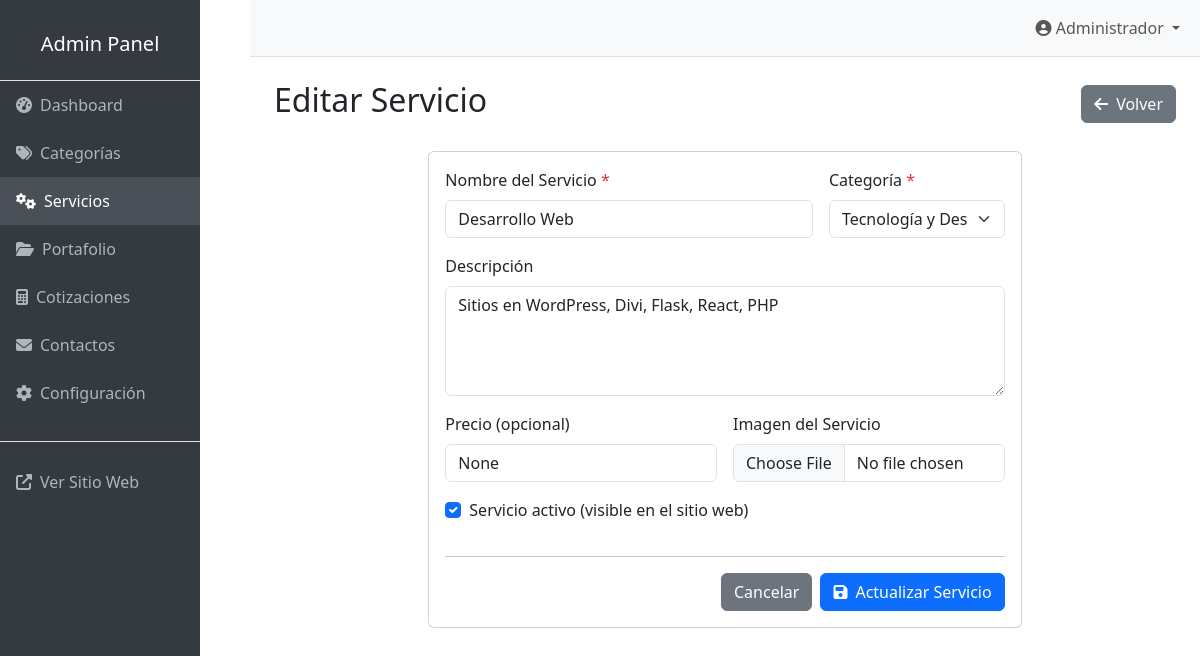
/admin/servicios/1/editar, run on the app's committed database.
### models.py (models this page shows, shortened)
class Service(db.Model):
    __tablename__ = 'services'
    id = db.Column(db.Integer, primary_key=True)
    id_categoria = db.Column(db.Integer, db.ForeignKey('categories.id'), nullable=False)
    nombre = db.Column(db.String(100), nullable=False)
    descripcion = db.Column(db.Text)
    precio = db.Column(db.String(50))
    imagen = db.Column(db.String(200))
    activo = db.Column(db.Boolean, default=True)
    created_at = db.Column(db.DateTime, default=datetime.utcnow)

### admin.py (the view, shortened to what this page needs)
@admin_bp.route('/servicios/<int:servicio_id>/editar', methods=['GET', 'POST'])
def editar_servicio(servicio_id):
    servicio = Service.query.get_or_404(servicio_id)
    categories = Category.query.all()
    return render_template('admin/servicio_form.html', servicio=servicio, categories=categories)

### app.py (called while the page is built)
def get_site_setting(key, default=''):
    setting = SiteSettings.query.filter_by(key=key).first()
    return setting.value if setting else default

def get_categories_with_services():
    categories = Category.query.all()
    categories_with_services = []
    for category in categories:
        services = Service.query.filter_by(id_categoria=category.id, activo=True).all()
        categories_with_services.append({
            'category': category,
            'services': services
        })
    return categories_with_services

@app.context_processor
def inject_site_data():
    return {
        'site_title': get_site_setting('site_title', 'Araiza Inc'),
        'company_name': get_site_setting('company_name', 'Araiza Inc'),
        'company_email': get_site_setting('company_email'),
        'company_phone': get_site_setting('company_phone'),
        'company_address': get_site_setting('company_address'),
        'facebook_url': get_site_setting('facebook_url'),
        'twitter_url': get_site_setting('twitter_url'),
        'linkedin_url': get_site_setting('linkedin_url'),
        'instagram_url': get_site_setting('instagram_url'),
        'logo_url': get_site_setting('logo_url'),
        'categories_menu': get_categories_with_services()
    }

### templates/admin/servicio_form.html (shortened to what this page needs)
{% extends "admin/base.html" %}
{% block content %}
<div class="d-flex justify-content-between align-items-center mb-4">
    <h2>{{ 'Editar Servicio' if servicio else 'Nuevo Servicio' }}</h2>
    <a href="{{ url_for('admin.servicios') }}" class="btn btn-secondary">
        <i class="fas fa-arrow-left me-2"></i>Volver
    </a>
</div>
<div class="row justify-content-center">
    <div class="col-lg-8">
        <div class="card">
            <div class="card-body">
                <form method="POST" enctype="multipart/form-data">
                    <div class="row g-3">
                        <div class="col-md-8">
                            <label for="nombre" class="form-label">Nombre del Servicio <span class="text-danger">*</span></label>
                            <input type="text" class="form-control" id="nombre" name="nombre"
                                   value="{{ servicio.nombre if servicio }}" required>
                        </div>
                        <div class="col-md-4">
                            <label for="id_categoria" class="form-label">Categoría <span class="text-danger">*</span></label>
                            <select class="form-select" id="id_categoria" name="id_categoria" required>
                                {% for category in categories %}
                                <option value="{{ category.id }}"
                                        {{ 'selected' if servicio and servicio.id_categoria == category.id }}>
                                    {{ category.nombre }}
                                </option>
                                {% endfor %}
                            </select>
                        </div>
                        <div class="col-12">
                            <label for="descripcion" class="form-label">Descripción</label>
                            <textarea class="form-control" id="descripcion" name="descripcion" rows="4"
                                      placeholder="Describe el servicio en detalle">{{ servicio.descripcion if servicio }}</textarea>
                        </div>
                        <div class="col-md-6">
                            <label for="precio" class="form-label">Precio (opcional)</label>
                            <input type="text" class="form-control" id="precio" name="precio"
                                   value="{{ servicio.precio if servicio }}"
                                   placeholder="Ej: Desde $500, Consultar, etc.">
                        </div>
                        <div class="col-md-6">
                            <label for="imagen" class="form-label">Imagen del Servicio</label>
                            <input type="file" class="form-control" id="imagen" name="imagen"
                                   accept="image/*">
                        </div>
                        <div class="col-12">
                            <div class="form-check">
                                <input class="form-check-input" type="checkbox" id="activo" name="activo"
                                       {{ 'checked' if not servicio or servicio.activo }}>
                                <label class="form-check-label" for="activo">
                                    Servicio activo (visible en el sitio web)
                                </label>
                            </div>
                        </div>
                        <div class="col-12">
                            <hr>
                            <div class="d-flex justify-content-end gap-2">
                                <a href="{{ url_for('admin.servicios') }}" class="btn btn-secondary">Cancelar</a>
                                <button type="submit" class="btn btn-primary">
                                    <i class="fas fa-save me-2"></i>{{ 'Actualizar' if servicio else 'Crear' }} Servicio
                                </button>
                            </div>
                        </div>
                    </div>
                </form>
            </div>
        </div>
    </div>
</div>
{% endblock %}

### data on the page
Service: nombre "Desarrollo Web", descripcion "Sitios en WordPress, Divi, Flask, React, PHP", precio "None"

### other printed values
{{ 'Editar Servicio' if servicio else 'Nuevo Servicio' }} "Editar Servicio"
{{ 'Actualizar' if servicio else 'Crear' }} "Actualizar"
form field id_categoria "Tecnología y Desarrollo"
